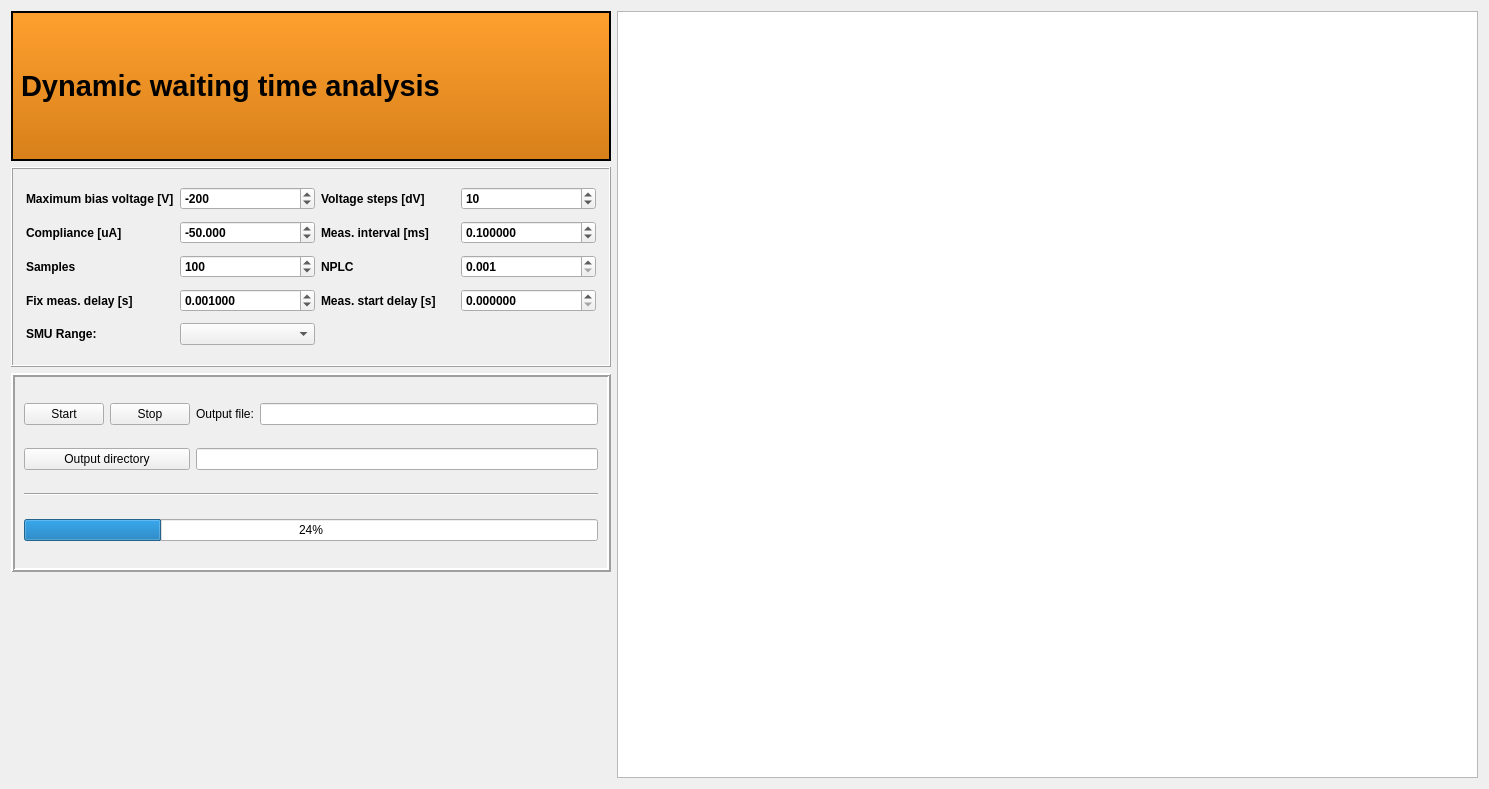
<?xml version="1.0" encoding="UTF-8"?>
<ui version="4.0">
 <class>Form</class>
 <widget class="QWidget" name="Form">
  <property name="geometry">
   <rect>
    <x>0</x>
    <y>0</y>
    <width>1489</width>
    <height>789</height>
   </rect>
  </property>
  <property name="windowTitle">
   <string>Form</string>
  </property>
  <layout class="QGridLayout" name="gridLayout_3">
   <item row="0" column="0">
    <widget class="QLabel" name="Title">
     <property name="sizePolicy">
      <sizepolicy hsizetype="Preferred" vsizetype="Fixed">
       <horstretch>0</horstretch>
       <verstretch>0</verstretch>
      </sizepolicy>
     </property>
     <property name="maximumSize">
      <size>
       <width>16777215</width>
       <height>150</height>
      </size>
     </property>
     <property name="font">
      <font>
       <pointsize>22</pointsize>
       <weight>75</weight>
       <bold>true</bold>
      </font>
     </property>
     <property name="autoFillBackground">
      <bool>false</bool>
     </property>
     <property name="styleSheet">
      <string notr="true">background-color: QLinearGradient( x1: 0, y1: 0, x2: 0, y2: 1, stop: 0 #ffa02f, stop: 1 #d7801a);</string>
     </property>
     <property name="frameShape">
      <enum>QFrame::WinPanel</enum>
     </property>
     <property name="text">
      <string>Dynamic waiting time analysis</string>
     </property>
     <property name="scaledContents">
      <bool>true</bool>
     </property>
    </widget>
   </item>
   <item row="0" column="1" rowspan="4">
    <widget class="PlotWidget" name="current_plot">
     <property name="sizePolicy">
      <sizepolicy hsizetype="Expanding" vsizetype="Expanding">
       <horstretch>0</horstretch>
       <verstretch>0</verstretch>
      </sizepolicy>
     </property>
     <property name="minimumSize">
      <size>
       <width>0</width>
       <height>0</height>
      </size>
     </property>
     <property name="font">
      <font>
       <pointsize>10</pointsize>
      </font>
     </property>
    </widget>
   </item>
   <item row="2" column="0">
    <widget class="QFrame" name="DoIVCVframe">
     <property name="maximumSize">
      <size>
       <width>600</width>
       <height>300</height>
      </size>
     </property>
     <property name="autoFillBackground">
      <bool>false</bool>
     </property>
     <property name="styleSheet">
      <string notr="true"/>
     </property>
     <property name="frameShape">
      <enum>QFrame::Box</enum>
     </property>
     <property name="frameShadow">
      <enum>QFrame::Raised</enum>
     </property>
     <property name="lineWidth">
      <number>2</number>
     </property>
     <layout class="QGridLayout" name="gridLayout_2">
      <item row="2" column="3" colspan="2">
       <widget class="QLineEdit" name="output_directory">
        <property name="enabled">
         <bool>true</bool>
        </property>
        <property name="autoFillBackground">
         <bool>false</bool>
        </property>
        <property name="clearButtonEnabled">
         <bool>false</bool>
        </property>
       </widget>
      </item>
      <item row="3" column="0" colspan="5">
       <widget class="Line" name="line">
        <property name="orientation">
         <enum>Qt::Horizontal</enum>
        </property>
       </widget>
      </item>
      <item row="1" column="3">
       <widget class="QLabel" name="label">
        <property name="text">
         <string>Output file:</string>
        </property>
       </widget>
      </item>
      <item row="1" column="4">
       <widget class="QLineEdit" name="output_file"/>
      </item>
      <item row="1" column="0">
       <widget class="QPushButton" name="StartButton">
        <property name="text">
         <string>Start</string>
        </property>
       </widget>
      </item>
      <item row="4" column="0" colspan="5">
       <widget class="QProgressBar" name="progressBar">
        <property name="value">
         <number>24</number>
        </property>
       </widget>
      </item>
      <item row="1" column="1" colspan="2">
       <widget class="QPushButton" name="StopButton">
        <property name="text">
         <string>Stop</string>
        </property>
       </widget>
      </item>
      <item row="2" column="0" colspan="3">
       <widget class="QPushButton" name="change_directory">
        <property name="text">
         <string>Output directory</string>
        </property>
       </widget>
      </item>
     </layout>
    </widget>
   </item>
   <item row="1" column="0">
    <widget class="QFrame" name="IV_settings_settings">
     <property name="maximumSize">
      <size>
       <width>16777215</width>
       <height>200</height>
      </size>
     </property>
     <property name="font">
      <font>
       <weight>75</weight>
       <bold>true</bold>
       <underline>false</underline>
      </font>
     </property>
     <property name="styleSheet">
      <string notr="true"/>
     </property>
     <property name="frameShape">
      <enum>QFrame::Box</enum>
     </property>
     <property name="frameShadow">
      <enum>QFrame::Raised</enum>
     </property>
     <layout class="QGridLayout" name="gridLayout">
      <property name="leftMargin">
       <number>13</number>
      </property>
      <property name="topMargin">
       <number>13</number>
      </property>
      <property name="rightMargin">
       <number>13</number>
      </property>
      <property name="bottomMargin">
       <number>13</number>
      </property>
      <item row="4" column="2">
       <widget class="QLabel" name="label_2">
        <property name="text">
         <string>Meas. start delay [s]</string>
        </property>
       </widget>
      </item>
      <item row="1" column="2">
       <widget class="QLabel" name="max_voltage_label_IV_3">
        <property name="text">
         <string>Meas. interval [ms]</string>
        </property>
       </widget>
      </item>
      <item row="2" column="2">
       <widget class="QLabel" name="max_voltage_label_IV_4">
        <property name="text">
         <string>NPLC</string>
        </property>
       </widget>
      </item>
      <item row="1" column="1">
       <widget class="QDoubleSpinBox" name="compliance_IV">
        <property name="decimals">
         <number>3</number>
        </property>
        <property name="minimum">
         <double>-1000.000000000000000</double>
        </property>
        <property name="maximum">
         <double>0.000000000000000</double>
        </property>
        <property name="singleStep">
         <double>0.100000000000000</double>
        </property>
        <property name="value">
         <double>-50.000000000000000</double>
        </property>
       </widget>
      </item>
      <item row="1" column="3">
       <widget class="QDoubleSpinBox" name="interval_spinbox">
        <property name="decimals">
         <number>6</number>
        </property>
        <property name="minimum">
         <double>0.000001000000000</double>
        </property>
        <property name="maximum">
         <double>10.000000000000000</double>
        </property>
        <property name="singleStep">
         <double>0.100000000000000</double>
        </property>
        <property name="value">
         <double>0.100000000000000</double>
        </property>
       </widget>
      </item>
      <item row="4" column="1">
       <widget class="QDoubleSpinBox" name="delay_spinbox">
        <property name="decimals">
         <number>6</number>
        </property>
        <property name="minimum">
         <double>0.000000000000000</double>
        </property>
        <property name="maximum">
         <double>1.000000000000000</double>
        </property>
        <property name="singleStep">
         <double>0.001000000000000</double>
        </property>
        <property name="value">
         <double>0.001000000000000</double>
        </property>
       </widget>
      </item>
      <item row="0" column="3">
       <widget class="QDoubleSpinBox" name="voltage_steps_IV">
        <property name="buttonSymbols">
         <enum>QAbstractSpinBox::UpDownArrows</enum>
        </property>
        <property name="decimals">
         <number>0</number>
        </property>
        <property name="maximum">
         <double>1000.000000000000000</double>
        </property>
        <property name="value">
         <double>10.000000000000000</double>
        </property>
       </widget>
      </item>
      <item row="2" column="3">
       <widget class="QDoubleSpinBox" name="NPLC_spinbox">
        <property name="decimals">
         <number>3</number>
        </property>
        <property name="minimum">
         <double>0.001000000000000</double>
        </property>
        <property name="maximum">
         <double>25.000000000000000</double>
        </property>
        <property name="singleStep">
         <double>0.001000000000000</double>
        </property>
        <property name="value">
         <double>0.001000000000000</double>
        </property>
       </widget>
      </item>
      <item row="2" column="0">
       <widget class="QLabel" name="max_voltage_label_IV_2">
        <property name="text">
         <string>Samples</string>
        </property>
       </widget>
      </item>
      <item row="4" column="0">
       <widget class="QLabel" name="max_voltage_label_IV_5">
        <property name="text">
         <string>Fix meas. delay [s]</string>
        </property>
       </widget>
      </item>
      <item row="2" column="1">
       <widget class="QDoubleSpinBox" name="samples_spinBox">
        <property name="decimals">
         <number>0</number>
        </property>
        <property name="minimum">
         <double>0.000000000000000</double>
        </property>
        <property name="maximum">
         <double>1000.000000000000000</double>
        </property>
        <property name="singleStep">
         <double>10.000000000000000</double>
        </property>
        <property name="value">
         <double>100.000000000000000</double>
        </property>
       </widget>
      </item>
      <item row="0" column="2">
       <widget class="QLabel" name="voltages_steps_label">
        <property name="text">
         <string>Voltage steps [dV]</string>
        </property>
       </widget>
      </item>
      <item row="1" column="0">
       <widget class="QLabel" name="compliance_label_IV">
        <property name="text">
         <string>Compliance [uA]</string>
        </property>
       </widget>
      </item>
      <item row="0" column="0">
       <widget class="QLabel" name="max_voltage_label_IV">
        <property name="text">
         <string>Maximum bias voltage [V]</string>
        </property>
       </widget>
      </item>
      <item row="0" column="1">
       <widget class="QDoubleSpinBox" name="max_voltage_IV">
        <property name="decimals">
         <number>0</number>
        </property>
        <property name="minimum">
         <double>-1000.000000000000000</double>
        </property>
        <property name="maximum">
         <double>0.000000000000000</double>
        </property>
        <property name="singleStep">
         <double>10.000000000000000</double>
        </property>
        <property name="value">
         <double>-200.000000000000000</double>
        </property>
       </widget>
      </item>
      <item row="4" column="3">
       <widget class="QDoubleSpinBox" name="measStartDelay_spin">
        <property name="decimals">
         <number>6</number>
        </property>
        <property name="maximum">
         <double>1.000000000000000</double>
        </property>
        <property name="singleStep">
         <double>0.001000000000000</double>
        </property>
        <property name="value">
         <double>0.000000000000000</double>
        </property>
       </widget>
      </item>
      <item row="5" column="0">
       <widget class="QLabel" name="label_3">
        <property name="text">
         <string>SMU Range:</string>
        </property>
       </widget>
      </item>
      <item row="5" column="1">
       <widget class="QComboBox" name="smu_range_combo"/>
      </item>
     </layout>
    </widget>
   </item>
  </layout>
 </widget>
 <customwidgets>
  <customwidget>
   <class>PlotWidget</class>
   <extends>QGraphicsView</extends>
   <header>pyqtgraph</header>
  </customwidget>
 </customwidgets>
 <resources/>
 <connections/>
</ui>
